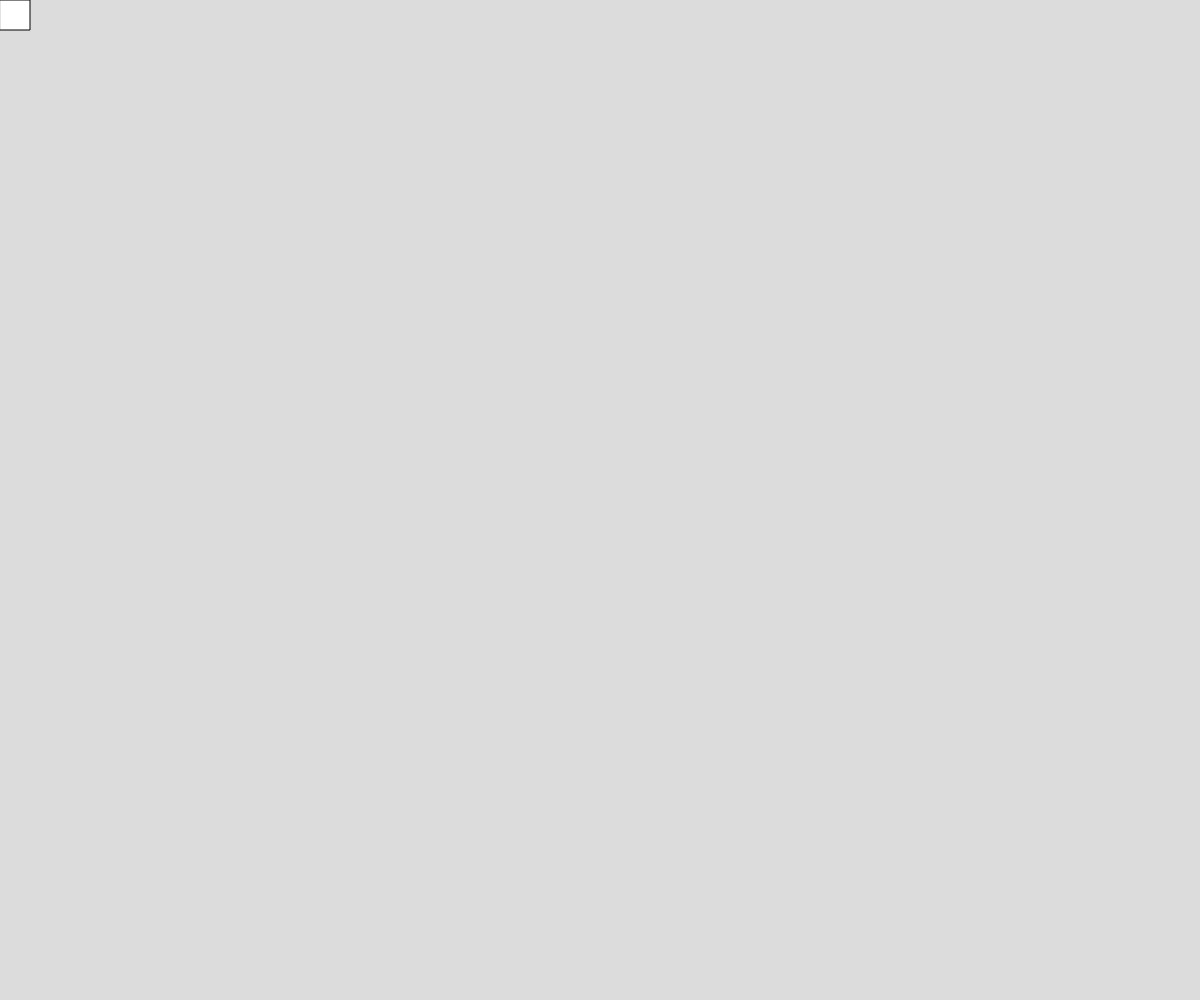
Frame 1 (no input)
Frame 60 (no input): identical to frame 1, image omitted
Frame 120 (the mouse pressed at the canvas centre since frame 60): identical to frame 1, image omitted

The p5.js sketch that drew this single still picture (run headless with seeded random() and noise() and a simulated clock; from frame 60 on, the mouse is pressed at the canvas centre):

// p5.js sketch
// ── sketch.js
// Project Title
// Your Name
// Date
//
// Extra for Experts:
// - describe what you did to take this project "above and beyond"

let x = 0;
let y = 0;
let dir = 0;// 0 = right, 1 = down, 2 = left, 3 = up

function setup() {
  createCanvas(windowWidth, windowHeight);
}

function draw() {
  
  background(220);
  if ( dir === 0){
    if (x < width - 20){
      dir = 1
    }
  }
  
  square(x,y,30);
}
